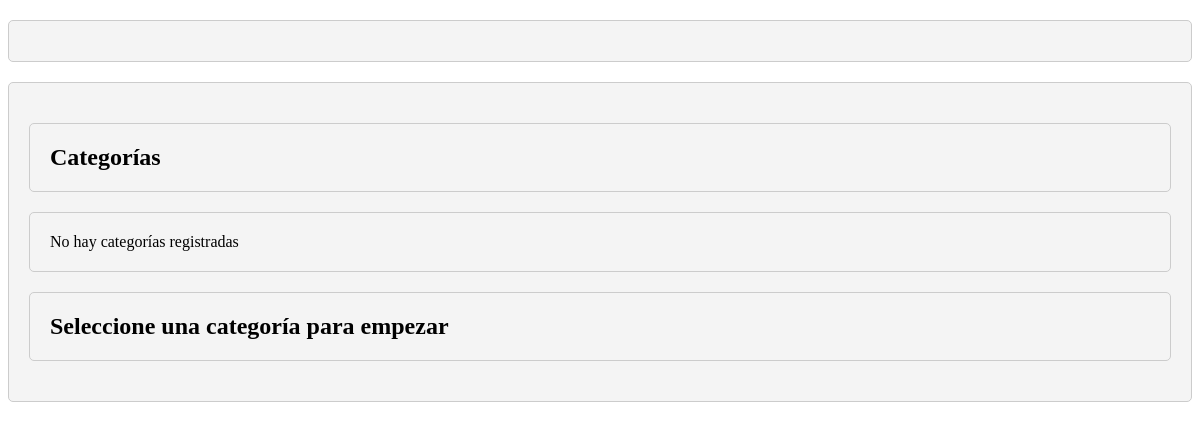
Page /vistas/product_category.php on the earlier database version.
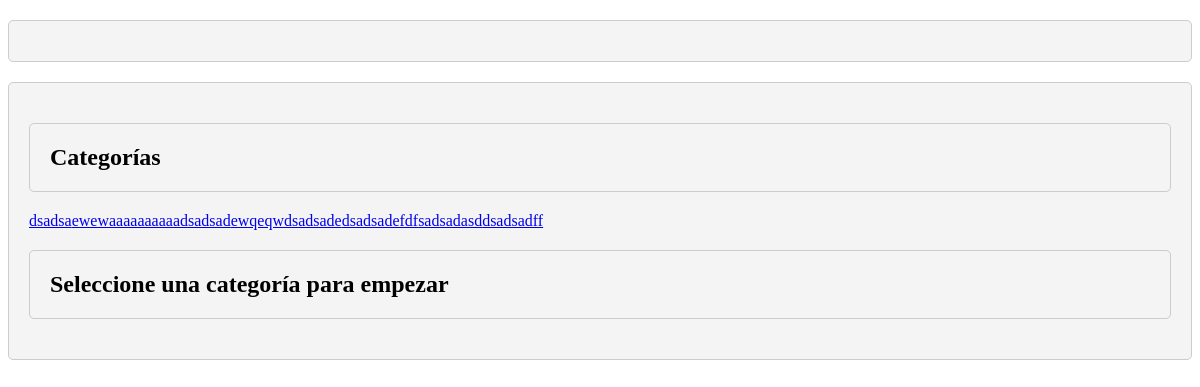
Same page on the later database version.
### tables this page shows
CREATE TABLE `categoria` (
  `categoria_id` int(7) NOT NULL AUTO_INCREMENT,
  `categoria_nombre` varchar(50) NOT NULL,
  `categoria_ubicacion` varchar(150) NOT NULL,
  PRIMARY KEY (`categoria_id`)
);

### vistas/product_category.php (the view, shortened to what this page needs)
<div class="container">
</div>
<div class="container pb-6 pt-6">
    <div class="columns">
        <div class="column is-one-third">
            <h2 class="title has-text-centered">Categorías</h2>
            <?php
                $categorias=conexion();
                $categorias=$categorias->query("SELECT * FROM categoria");
                if($categorias->rowCount()>0){
                    $categorias=$categorias->fetchAll();
                    foreach($categorias as $row){
                        echo '<a href="index.php?vista=product_category&category_id='.$row['categoria_id'].'" class="button is-link is-inverted is-fullwidth">'.$row['categoria_nombre'].'</a>';
                    }
                }else{
                    echo '<p class="has-text-centered" >No hay categorías registradas</p>';
                }
            ?>
        </div>
        <div class="column">
            <?php
                $categoria_id = (isset($_GET['category_id'])) ? $_GET['category_id'] : 0;
                $check_categoria=conexion();
                $check_categoria=$check_categoria->query("SELECT * FROM categoria WHERE categoria_id='$categoria_id'");
                if($check_categoria->rowCount()>0){
                    $check_categoria=$check_categoria->fetch();
                    echo '
                        <h2 class="title has-text-centered">'.$check_categoria['categoria_nombre'].'</h2>
                        <p class="has-text-centered pb-6" >'.$check_categoria['categoria_ubicacion'].'</p>
                    ';
                    require_once "./php/main.php";
                    if(isset($_GET['product_id_del'])){
                        require_once "./php/producto_eliminar.php";
                    }
                    if(!isset($_GET['page'])){
                        $pagina=1;
                    }else{
                        $pagina=(int) $_GET['page'];
                        if($pagina<=1){
                            $pagina=1;
                        }
                    }
                    $pagina=limpiar_cadena($pagina);
                    $url="index.php?vista=product_category&category_id=$categoria_id&page=";
                    $registros=15;
                    $busqueda="";
                    require_once "./php/producto_lista.php";
                }else{
                    echo '<h2 class="has-text-centered title" >Seleccione una categoría para empezar</h2>';
                }
            ?>
        </div>
    </div>
</div>

Differences in the rows shown:
added categoria: categoria_nombre "dsadsa"
added categoria: categoria_nombre "ewew"
added categoria: categoria_nombre "aaaaaaaaaa"
added categoria: categoria_nombre "dsadsad"
added categoria: categoria_nombre "ewqeqw"
added categoria: categoria_nombre "dsadsade"
added categoria: categoria_nombre "dsadsadefdf"
added categoria: categoria_nombre "sadsadasd"
added categoria: categoria_nombre "dsadsadff"
Other differences:
text no longer shown: "No hay categorías registradas"
